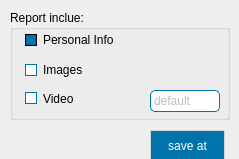
<?xml version="1.0" encoding="UTF-8"?>
<ui version="4.0">
 <class>Dialog</class>
 <widget class="QDialog" name="Dialog">
  <property name="geometry">
   <rect>
    <x>0</x>
    <y>0</y>
    <width>239</width>
    <height>159</height>
   </rect>
  </property>
  <property name="windowTitle">
   <string>Extract Data</string>
  </property>
  <property name="windowIcon">
   <iconset>
    <normaloff>../resources/icons8-archive-64.png</normaloff>../resources/icons8-archive-64.png</iconset>
  </property>
  <property name="styleSheet">
   <string notr="true">QPushButton
{
border: 1px solid lightgrey;
color:white;
background:rgb(0,115,170);
min-height:30;
min-width: 50;
}
QPushButton:hover
{
border: 1px solid lightgrey;
color:white;
background:rgb(0, 120, 210);
}

QPushButton:pressed
{
border: 1px solid lightgrey;
color:white;
background:rgb(0, 53, 100);
}

QComboBox
{
background-color:rgb(255, 255, 255);
padding: 1px 0px 1px 3px;
border: 1px solid rgb(0,115,170);
border-bottom-left-radius: 5;
border-bottom-right-radius: 5;
border-top-left-radius: 5;
border-top-right-radius: 5;
}

QComboBox:hover
{
color:rgb(0,115,170);
background-color: white;
}

QComboBox:selected
{
selection-background-color: rgb(255, 255, 255);
}

QComboBox::drop-down {border-width: 0px;}

QCheckBox::indicator::unchecked
{
 border: 1px solid rgb(0,115,170);

 background-color: white; 
width: 10px; 
height: 10px;
 margin-left: 5px;}

QCheckBox::indicator::checked
{
 border: 1px solid black;

 background-color: rgb(0,115,170);
 width: 10px;
height: 10px; 
margin-left: 5px;}</string>
  </property>
  <widget class="QGroupBox" name="groupBox">
   <property name="geometry">
    <rect>
     <x>10</x>
     <y>10</y>
     <width>220</width>
     <height>110</height>
    </rect>
   </property>
   <property name="title">
    <string>Report inclue:</string>
   </property>
   <widget class="QComboBox" name="combo_video">
    <property name="enabled">
     <bool>false</bool>
    </property>
    <property name="geometry">
     <rect>
      <x>140</x>
      <y>80</y>
      <width>70</width>
      <height>22</height>
     </rect>
    </property>
    <item>
     <property name="text">
      <string>default</string>
     </property>
    </item>
    <item>
     <property name="text">
      <string>15</string>
     </property>
    </item>
    <item>
     <property name="text">
      <string>30</string>
     </property>
    </item>
    <item>
     <property name="text">
      <string>60</string>
     </property>
    </item>
   </widget>
   <widget class="QCheckBox" name="check_video">
    <property name="geometry">
     <rect>
      <x>10</x>
      <y>80</y>
      <width>70</width>
      <height>17</height>
     </rect>
    </property>
    <property name="text">
     <string>Video</string>
    </property>
   </widget>
   <widget class="QCheckBox" name="check_images">
    <property name="geometry">
     <rect>
      <x>10</x>
      <y>50</y>
      <width>100</width>
      <height>20</height>
     </rect>
    </property>
    <property name="text">
     <string>Images</string>
    </property>
   </widget>
   <widget class="QCheckBox" name="check_personal">
    <property name="geometry">
     <rect>
      <x>10</x>
      <y>20</y>
      <width>100</width>
      <height>20</height>
     </rect>
    </property>
    <property name="text">
     <string>Personal Info</string>
    </property>
    <property name="checked">
     <bool>true</bool>
    </property>
   </widget>
  </widget>
  <widget class="QPushButton" name="bu_save">
   <property name="geometry">
    <rect>
     <x>150</x>
     <y>130</y>
     <width>75</width>
     <height>32</height>
    </rect>
   </property>
   <property name="text">
    <string>save at</string>
   </property>
  </widget>
 </widget>
 <resources/>
 <connections/>
</ui>
